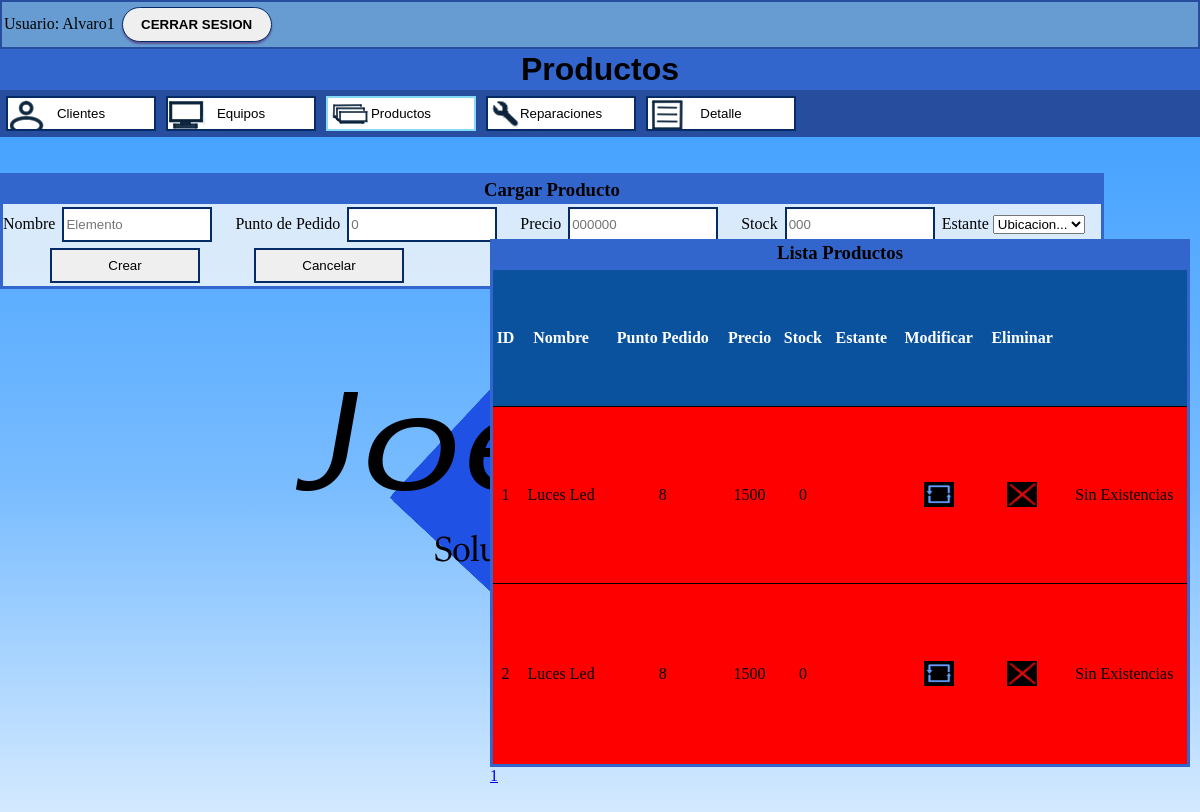
Screenshot of /menuProductos.php (signed in) with the database file from the repository.
### tables this page shows
CREATE TABLE `productos` (
  `ID` int(11) NOT NULL,
  `Nombre` varchar(35) NOT NULL,
  `Punto_Pedido` int(2) NOT NULL,
  `Precio` float NOT NULL,
  `Stock` int(11) NOT NULL
);

### menuProductos.php (the view, shortened to what this page needs)
<?php
	$link = conectarse();
    $tam_pag=10;
    if(isset($_GET["Pagina"]))
	{
		if($_GET["Pagina"]==1)
		{
			header("Location:menuProductos.php");
		}else
        {
            $pagina=$_GET["Pagina"];
        }
	}else{
		$pagina=1;
	}
	$empezar_desde=($pagina-1)*$tam_pag;
	$sql_total="Select * from productos";
	$resultado= $link->prepare($sql_total);
	$resultado->execute(array());
	$num_filas=$resultado->rowCount();
	$total_paginas=ceil($num_filas/$tam_pag);
?>
<html>
<head>
	<link rel="stylesheet" type="text/css" href="miEstiloA.css">
</head>
<body>
	<h1 id="titulo"> Productos </h1>
	<nav>
			<input id="Cliente" type='button' value='Clientes' onClick='location="menuCliente.php"'  />
			<input id="Equipo" type='button' value='Equipos' onClick='location="menuEquipos.php"'  />
			<input class="acitvado" id="Producto" type='button' value='Productos' onClick='location="menuPrincipal.php"'  />
			<input id="Reparacion" type='button' value='Reparaciones' onClick='location="menuReparaciones.php"'  />
            <input id="Detalle" type='button' value='Detalle' onClick='location="Detalle.php"' />
	</nav>
	<br></br>
	<section>
	<?php
	echo "<body>";
	echo "<Div>";
	?>
		<h3> Cargar Producto </h3>
		<form action="menuProductos.php" method="post">
		Nombre <input type="text" name="name"
		value="<?php if(isset($_GET['mod'])) echo $acambiar[1]; else echo''; ?>"
		placeholder="Elemento" autofocus required maxlength ="35"> </input>
		&nbsp;&nbsp;&nbsp;
		Punto de Pedido <input type="text" name="puntopedido"
		value="<?php if(isset($_GET['mod'])) echo $acambiar[2]; else echo''; ?>" placeholder="0" required maxlength ="2"> </input>
		&nbsp;&nbsp;&nbsp;
		Precio <input type="text" name="precio"
		value="<?php if(isset($_GET['mod'])) echo $acambiar[3]; else echo''; ?>"
		placeholder="000000" required maxlength ="6"> </input>
		&nbsp;&nbsp;&nbsp;
		Stock <input type="text" name="stock"
		value="<?php if(isset($_GET['mod'])) echo $acambiar[4]; else echo''; ?>"
		placeholder="000" required maxlength ="11" > </input>
		Estante
		<select name="estante" required>
		<option value="" selected disabled>Ubicacion...</option>
		</select>
		&nbsp;&nbsp;&nbsp; <br>
		<input type="submit" name="<?php if(isset($_GET['mod'])) echo 'actualizar'; else echo 'insertar';?>"
		value="<?php if(isset($_GET['mod'])) echo 'Modificar'; else echo 'Crear';?>">
		<input type="button" name="cancelar" value="Cancelar" onClick="window.location.href = 'menuProductos.php'">
		</form>
	</section>
	<?php
	echo "<br></br>";
	echo "<section id='tabla'>";
	echo "<h3> Lista Productos </h3>";
	$sql = "select * from productos limit $empezar_desde, $tam_pag";
	$resultado = $link->prepare($sql);
	$resultado -> execute();
	if ( !($fila = $resultado->fetch(PDO::FETCH_NUM)) ) echo "<h3>Sin Productos</h3>";
	else {	echo "<table>";
			echo '<tr id="tabhead">';
			echo "<th>ID</th>";
			echo "<th>Nombre</th>";
			echo "<th>Punto Pedido</th>";
			echo "<th>Precio</th>";
			echo "<th>Stock</th>";
            echo "<th>Estante</th>";
			echo "<th>Modificar</th>";
			echo "<th>Eliminar</th>";
			echo "<td></td>";
			echo "</tr>";
				if($fila[4] == 0)
				{
					echo "<tr style='background-color:red'>";
					echo "<td>$fila[0]</td>";
					echo "<td>$fila[1]</td>";
					echo "<td>$fila[2]</td>";
					echo "<td>$fila[3]</td>";
					echo "<td>$fila[4]</td>";
					echo "<td>$fila[5]</td>";
					echo		"<td><center><a href='menuProductos.php?mod=".$fila['0']."'><img src='Upd2.jpeg' width='30' height='25'></a></center></td>";
					echo		"<td><center><a href=\"javascript:preguntar('".$fila['0']."')\"><img src='Spr2.jpeg' width='30' height='25'></a></center></td>";
					echo "<td>Sin Existencias</td>";
					echo "</tr>";
						}
			while ( $fila = $resultado->fetch(PDO::FETCH_NUM) ) {
				if($fila[4] == 0)
				{
					echo "<tr style='background-color:red'>";
					echo "<td>$fila[0]</td>";
					echo "<td>$fila[1]</td>";
					echo "<td>$fila[2]</td>";
					echo "<td>$fila[3]</td>";
					echo "<td>$fila[4]</td>";
					echo "<td>$fila[5]</td>";
					echo		"<td><center><a href='menuProductos.php?mod=".$fila['0']."'><img src='Upd2.jpeg' width='30' height='25'></a></center></td>";
					echo		"<td><center><a href=\"javascript:preguntar('".$fila['0']."')\"><img src='Spr2.jpeg' width='30' height='25'></a></center></td>";
					echo "<td>Sin Existencias</td>";
					echo "</tr>";
					}
			}
			echo "</table>";
			for($i=1; $i<=$total_paginas; $i++){
                echo "<a href='?Pagina=" . $i . "'>" . $i . "</a>";
            }
			echo "</section>";
	}
?>
<?php
	echo "<br></br>";
?>
</body>
</html>

### miEstiloA.css (style rules this page uses)
* { margin:0px; }
body { background-image: url(Logo.png),linear-gradient(#39F,#79BCFF,#FFF); background-repeat: no-repeat; background-attachment: fixed; background-position:center; }
h1 { padding: 2px; background-color:#36C; font-family:Georgia, Helvetica, serif; display:flex; justify-content:center; align-items: center; }
h3 { margin: 0; padding: 0; background-color:#36C; display: flex; justify-content: center; align-items: center; border: 3px solid #36C; }
nav { background-color:#274E9E; padding: 3px; }
section { padding: 0px; position:absolute; box-shadow: inset 0 0 0 1000px rgba(250,250,250,0.8); border:3px solid #36C; }
table { padding:25px; border: 3px solid #36C; text-align:center; border-collapse: collapse; width: 700px; height: 500px; background:#FFF; }
#tabhead { background-color: #0A519E; color: #ffffff; text-align:center }
table tbody tr { border-bottom: 1px solid #000; }
#tabla { padding:30px; position: absolute; right: -20px; width: 700px; height: 700px; border:unset; background:unset; box-shadow:unset; }
input { width: 150px; height: 35px; margin: 3px; border:2.5px solid #052B67; }
.acitvado { border:2.5px solid #86D9F9; }
#Cliente { background-image:url(Cliente.png); }
#Equipo { background-image:url(Equipo.png); }
#Producto { background-image:url(Producto.png); }
#Reparacion { background-image:url(Reparacion.png); }
#Detalle { background-image:url(Detalle.png); }

### rows the page displays
productos: ID "1", Nombre "Luces Led", Punto_Pedido "8", Precio "1500", Stock "0"
productos: ID "2", Nombre "Luces Led", Punto_Pedido "8", Precio "1500", Stock "0"

### other values shown
$_SESSION["usu"] "Alvaro1"
